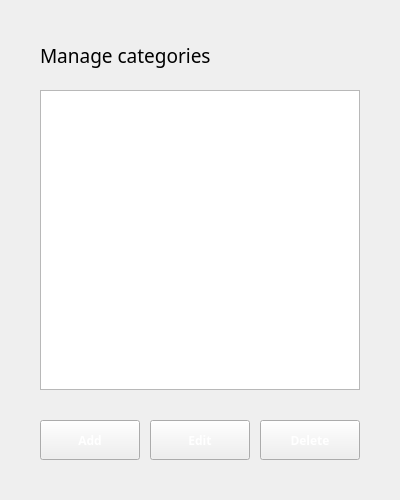
                       <widget class="QWidget" name="page_category_viewall">
                        <layout class="QVBoxLayout" name="verticalLayout_22">
                         <property name="spacing">
                          <number>0</number>
                         </property>
                         <property name="leftMargin">
                          <number>0</number>
                         </property>
                         <property name="topMargin">
                          <number>0</number>
                         </property>
                         <property name="rightMargin">
                          <number>0</number>
                         </property>
                         <property name="bottomMargin">
                          <number>0</number>
                         </property>
                         <item alignment="Qt::AlignTop">
                          <widget class="QWidget" name="widget_category_viewall" native="true">
                           <layout class="QVBoxLayout" name="verticalLayout_68">
                            <property name="spacing">
                             <number>20</number>
                            </property>
                            <property name="leftMargin">
                             <number>40</number>
                            </property>
                            <property name="topMargin">
                             <number>40</number>
                            </property>
                            <property name="rightMargin">
                             <number>40</number>
                            </property>
                            <property name="bottomMargin">
                             <number>40</number>
                            </property>
                            <item>
                             <widget class="QLabel" name="label_69">
                              <property name="minimumSize">
                               <size>
                                <width>0</width>
                                <height>30</height>
                               </size>
                              </property>
                              <property name="maximumSize">
                               <size>
                                <width>16777215</width>
                                <height>30</height>
                               </size>
                              </property>
                              <property name="font">
                               <font>
                                <family>Hauora ExtraBold</family>
                                <pointsize>14</pointsize>
                               </font>
                              </property>
                              <property name="text">
                               <string>Manage categories</string>
                              </property>
                             </widget>
                            </item>
                            <item>
                             <widget class="QTableWidget" name="tableWidget_category">
                              <property name="minimumSize">
                               <size>
                                <width>0</width>
                                <height>300</height>
                               </size>
                              </property>
                              <property name="maximumSize">
                               <size>
                                <width>16777215</width>
                                <height>400</height>
                               </size>
                              </property>
                             </widget>
                            </item>
                            <item>
                             <widget class="QWidget" name="widget_category_actions" native="true">
                              <property name="minimumSize">
                               <size>
                                <width>320</width>
                                <height>0</height>
                               </size>
                              </property>
                              <property name="maximumSize">
                               <size>
                                <width>320</width>
                                <height>50</height>
                               </size>
                              </property>
                              <layout class="QHBoxLayout" name="horizontalLayout_10">
                               <property name="spacing">
                                <number>10</number>
                               </property>
                               <property name="leftMargin">
                                <number>0</number>
                               </property>
                               <property name="topMargin">
                                <number>10</number>
                               </property>
                               <property name="rightMargin">
                                <number>0</number>
                               </property>
                               <property name="bottomMargin">
                                <number>0</number>
                               </property>
                               <item>
                                <widget class="QPushButton" name="pushButton_category_add">
                                 <property name="minimumSize">
                                  <size>
                                   <width>100</width>
                                   <height>40</height>
                                  </size>
                                 </property>
                                 <property name="maximumSize">
                                  <size>
                                   <width>100</width>
                                   <height>40</height>
                                  </size>
                                 </property>
                                 <property name="font">
                                  <font>
                                   <family>Hauora</family>
                                   <pointsize>9</pointsize>
                                   <bold>true</bold>
                                  </font>
                                 </property>
                                 <property name="cursor">
                                  <cursorShape>ArrowCursor</cursorShape>
                                 </property>
                                 <property name="layoutDirection">
                                  <enum>Qt::LeftToRight</enum>
                                 </property>
                                 <property name="styleSheet">
                                  <string notr="true">color: rgb(255, 255, 255);</string>
                                 </property>
                                 <property name="text">
                                  <string>Add</string>
                                 </property>
                                 <property name="iconSize">
                                  <size>
                                   <width>30</width>
                                   <height>30</height>
                                  </size>
                                 </property>
                                 <property name="checkable">
                                  <bool>true</bool>
                                 </property>
                                 <property name="autoExclusive">
                                  <bool>true</bool>
                                 </property>
                                 <attribute name="buttonGroup">
                                  <string notr="true">buttonGroup_categories</string>
                                 </attribute>
                                </widget>
                               </item>
                               <item>
                                <widget class="QPushButton" name="pushButton_category_edit">
                                 <property name="minimumSize">
                                  <size>
                                   <width>100</width>
                                   <height>40</height>
                                  </size>
                                 </property>
                                 <property name="maximumSize">
                                  <size>
                                   <width>100</width>
                                   <height>40</height>
                                  </size>
                                 </property>
                                 <property name="font">
                                  <font>
                                   <family>Hauora</family>
                                   <pointsize>9</pointsize>
                                   <bold>true</bold>
                                  </font>
                                 </property>
                                 <property name="cursor">
                                  <cursorShape>ArrowCursor</cursorShape>
                                 </property>
                                 <property name="layoutDirection">
                                  <enum>Qt::LeftToRight</enum>
                                 </property>
                                 <property name="styleSheet">
                                  <string notr="true">color: rgb(255, 255, 255);</string>
                                 </property>
                                 <property name="text">
                                  <string>Edit</string>
                                 </property>
                                 <property name="iconSize">
                                  <size>
                                   <width>30</width>
                                   <height>30</height>
                                  </size>
                                 </property>
                                 <property name="checkable">
                                  <bool>true</bool>
                                 </property>
                                 <property name="autoExclusive">
                                  <bool>true</bool>
                                 </property>
                                 <attribute name="buttonGroup">
                                  <string notr="true">buttonGroup_categories</string>
                                 </attribute>
                                </widget>
                               </item>
                               <item>
                                <widget class="QPushButton" name="pushButton_category_delete">
                                 <property name="minimumSize">
                                  <size>
                                   <width>100</width>
                                   <height>40</height>
                                  </size>
                                 </property>
                                 <property name="maximumSize">
                                  <size>
                                   <width>100</width>
                                   <height>40</height>
                                  </size>
                                 </property>
                                 <property name="font">
                                  <font>
                                   <family>Hauora</family>
                                   <pointsize>9</pointsize>
                                   <bold>true</bold>
                                  </font>
                                 </property>
                                 <property name="cursor">
                                  <cursorShape>ArrowCursor</cursorShape>
                                 </property>
                                 <property name="layoutDirection">
                                  <enum>Qt::LeftToRight</enum>
                                 </property>
                                 <property name="styleSheet">
                                  <string notr="true">color: rgb(255, 255, 255);</string>
                                 </property>
                                 <property name="text">
                                  <string>Delete</string>
                                 </property>
                                 <property name="iconSize">
                                  <size>
                                   <width>30</width>
                                   <height>30</height>
                                  </size>
                                 </property>
                                 <property name="checkable">
                                  <bool>true</bool>
                                 </property>
                                 <property name="autoExclusive">
                                  <bool>true</bool>
                                 </property>
                                 <attribute name="buttonGroup">
                                  <string notr="true">buttonGroup_categories</string>
                                 </attribute>
                                </widget>
                               </item>
                              </layout>
                             </widget>
                            </item>
                           </layout>
                          </widget>
                         </item>
                        </layout>
                       </widget>
